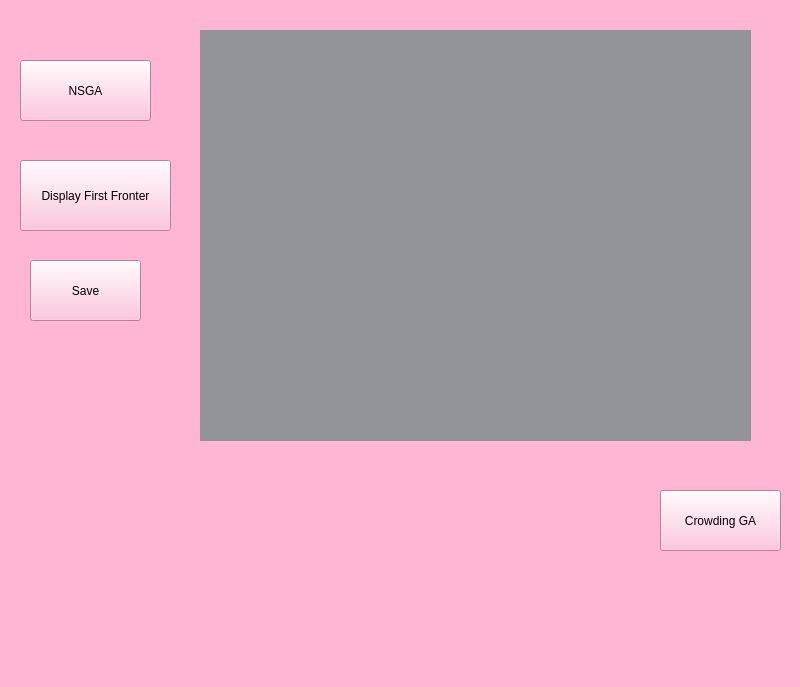
<?xml version="1.0" encoding="UTF-8"?>
<ui version="4.0">
 <class>MainWindow</class>
 <widget class="QMainWindow" name="MainWindow">
  <property name="geometry">
   <rect>
    <x>0</x>
    <y>0</y>
    <width>800</width>
    <height>687</height>
   </rect>
  </property>
  <property name="sizePolicy">
   <sizepolicy hsizetype="MinimumExpanding" vsizetype="MinimumExpanding">
    <horstretch>0</horstretch>
    <verstretch>0</verstretch>
   </sizepolicy>
  </property>
  <property name="windowTitle">
   <string>MainWindow</string>
  </property>
  <property name="styleSheet">
   <string notr="true">background-color: rgb(0, 0, 0);
background-color: rgb(255, 182, 212);</string>
  </property>
  <widget class="QWidget" name="centralwidget">
   <widget class="QCustomPlot" name="customplot" native="true">
    <property name="geometry">
     <rect>
      <x>200</x>
      <y>30</y>
      <width>551</width>
      <height>411</height>
     </rect>
    </property>
    <property name="sizePolicy">
     <sizepolicy hsizetype="MinimumExpanding" vsizetype="MinimumExpanding">
      <horstretch>0</horstretch>
      <verstretch>0</verstretch>
     </sizepolicy>
    </property>
    <property name="styleSheet">
     <string notr="true">background-color: rgb(146, 148, 154);</string>
    </property>
   </widget>
   <widget class="QPushButton" name="pushButton">
    <property name="geometry">
     <rect>
      <x>660</x>
      <y>490</y>
      <width>121</width>
      <height>61</height>
     </rect>
    </property>
    <property name="text">
     <string>Crowding GA</string>
    </property>
   </widget>
   <widget class="QPushButton" name="pushButton_nsga">
    <property name="geometry">
     <rect>
      <x>20</x>
      <y>60</y>
      <width>131</width>
      <height>61</height>
     </rect>
    </property>
    <property name="text">
     <string>NSGA</string>
    </property>
   </widget>
   <widget class="QPushButton" name="pushButton_2">
    <property name="geometry">
     <rect>
      <x>30</x>
      <y>260</y>
      <width>111</width>
      <height>61</height>
     </rect>
    </property>
    <property name="text">
     <string>Save</string>
    </property>
   </widget>
   <widget class="QPushButton" name="pushButton_display_first_fronter">
    <property name="geometry">
     <rect>
      <x>20</x>
      <y>160</y>
      <width>151</width>
      <height>71</height>
     </rect>
    </property>
    <property name="text">
     <string>Display First Fronter</string>
    </property>
   </widget>
  </widget>
  <widget class="QMenuBar" name="menubar">
   <property name="geometry">
    <rect>
     <x>0</x>
     <y>0</y>
     <width>800</width>
     <height>22</height>
    </rect>
   </property>
  </widget>
  <widget class="QStatusBar" name="statusbar"/>
 </widget>
 <customwidgets>
  <customwidget>
   <class>QCustomPlot</class>
   <extends>QWidget</extends>
   <header>qcustomplot.h</header>
   <container>1</container>
  </customwidget>
 </customwidgets>
 <resources/>
 <connections/>
</ui>
